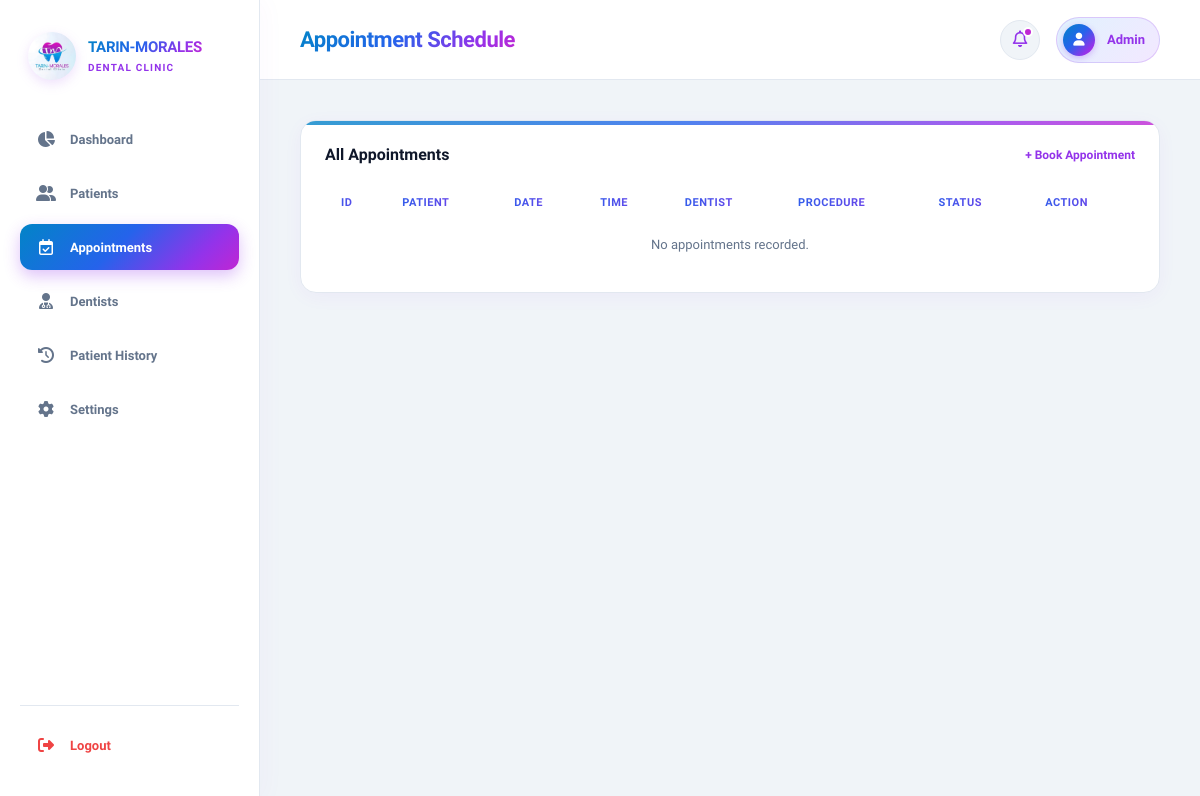
Before: /admin/dashboard/appointments.php with the older database file.
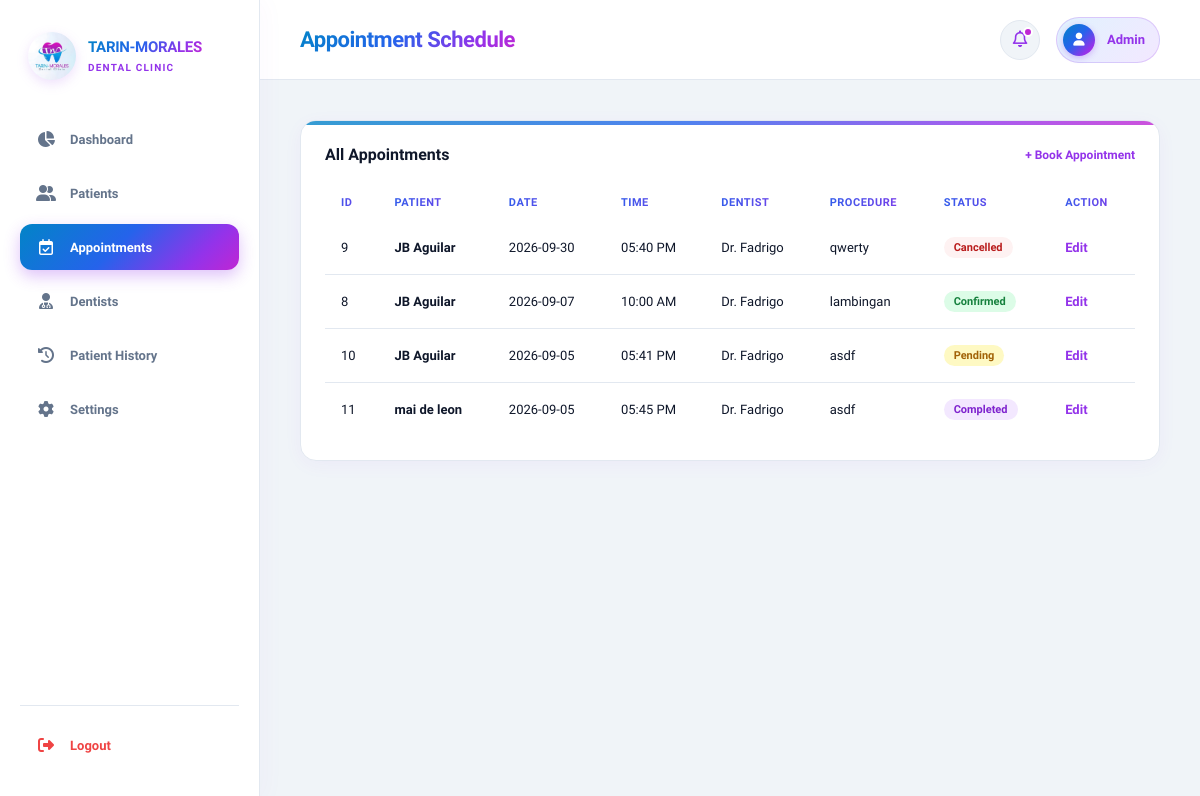
After: the same page with the newer database file.
### tables this page shows
CREATE TABLE `tbl_appointments` (
  `appointment_id` int(11) NOT NULL,
  `patient_id` int(11) NOT NULL,
  `dentist_id` int(11) NOT NULL,
  `admin_id` int(11) NOT NULL,
  `appointment_date` date NOT NULL,
  `appointment_time` time NOT NULL,
  `procedure_name` varchar(150) NOT NULL,
  `reason` text DEFAULT NULL,
  `status` enum('pending','confirmed','for_dentist','in_progress','completed','cancelled','no_show') DEFAULT 'pending',
  `created_at` datetime DEFAULT current_timestamp(),
  `updated_at` datetime DEFAULT current_timestamp() ON UPDATE current_timestamp()
);

### admin/dashboard/appointments.php (the view, shortened to what this page needs)
<?php
include __DIR__ . '/includes/header.php';
$stmtApp = $pdo->query("
    SELECT
        a.appointment_id,
        CONCAT(p.first_name, ' ', p.last_name) AS patient,
        a.appointment_date,
        TIME_FORMAT(a.appointment_time, '%h:%i %p') AS time,
        CONCAT('Dr. ', d.last_name) AS dentist,
        a.procedure_name,
        a.status
    FROM tbl_appointments a
    LEFT JOIN tbl_patients p ON a.patient_id = p.patient_id
    LEFT JOIN tbl_dentists d ON a.dentist_id = d.dentist_id
    ORDER BY a.appointment_date DESC, a.appointment_time ASC
");
$all_appointments = $stmtApp->fetchAll(PDO::FETCH_ASSOC);
?>
<div class="card">
  <div class="head">
    <h3>All Appointments</h3>
    <a href="add-appointment.php">+ Book Appointment</a>
  </div>
  <div class="table-container">
    <table>
      <thead>
        <tr>
          <th>ID</th>
          <th>Patient</th>
          <th>Date</th>
          <th>Time</th>
          <th>Dentist</th>
          <th>Procedure</th>
          <th>Status</th>
          <th>Action</th>
        </tr>
      </thead>
      <tbody>
        <?php if (!empty($all_appointments)): ?>
          <?php foreach ($all_appointments as $app): ?>
            <tr>
              <td><?php echo htmlspecialchars((string)$app['appointment_id'], ENT_QUOTES, 'UTF-8'); ?></td>
              <td class="patient-cell"><?php echo htmlspecialchars($app['patient'] ?? 'Unknown', ENT_QUOTES, 'UTF-8'); ?></td>
              <td><?php echo htmlspecialchars($app['appointment_date'], ENT_QUOTES, 'UTF-8'); ?></td>
              <td><?php echo htmlspecialchars($app['time'] ?? 'N/A', ENT_QUOTES, 'UTF-8'); ?></td>
              <td><?php echo htmlspecialchars($app['dentist'] ?? 'Unassigned', ENT_QUOTES, 'UTF-8'); ?></td>
              <td><?php echo htmlspecialchars($app['procedure_name'] ?? 'N/A', ENT_QUOTES, 'UTF-8'); ?></td>
              <td>
                <?php $status_class = strtolower($app['status'] ?? 'pending'); ?>
                <span class="status <?php echo htmlspecialchars($status_class, ENT_QUOTES, 'UTF-8'); ?>">
                  <?php echo htmlspecialchars(ucfirst(str_replace('_', ' ', $app['status'] ?? 'Pending')), ENT_QUOTES, 'UTF-8'); ?>
                </span>
              </td>
              <td>
                <a href="edit-appointment.php?id=<?php echo (int)$app['appointment_id']; ?>" style="color: var(--brand-purple, #9333ea); text-decoration: none; font-weight: 600;">Edit</a>
              </td>
            </tr>
          <?php endforeach; ?>
        <?php else: ?>
          <tr>
            <td colspan="8" style="text-align: center; color: var(--text-muted);">No appointments recorded.</td>
          </tr>
        <?php endif; ?>
      </tbody>
    </table>
  </div>
</div>
<?php include __DIR__ . '/includes/footer.php'; ?>

Changed rows visible on the page:
added tbl_appointments: appointment_id "9", patient "JB Aguilar", appointment_date "2026-09-30", time "05:40 PM", dentist "Dr. Fadrigo", procedure_name "qwerty", status "Cancelled"
added tbl_appointments: appointment_id "8", patient "JB Aguilar", appointment_date "2026-09-07", time "10:00 AM", dentist "Dr. Fadrigo", procedure_name "lambingan", status "Confirmed"
added tbl_appointments: appointment_id "10", patient "JB Aguilar", appointment_date "2026-09-05", time "05:41 PM", dentist "Dr. Fadrigo", procedure_name "asdf", status "Pending"
added tbl_appointments: appointment_id "11", patient "mai de leon", appointment_date "2026-09-05", time "05:45 PM", dentist "Dr. Fadrigo", procedure_name "asdf", status "Completed"
Other visible differences:
text no longer shown: "No appointments recorded."
